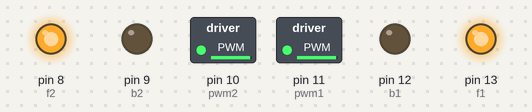
Bench run of a sketch on a simulated Arduino Uno, built with avr-gcc and run on an emulated ATmega328P. Shown: switched loads named in the sketch (green lamp = pin HIGH), output pins drawn as LEDs (lit = HIGH). What the sketch prints to the serial monitor is not drawn.

Above: at 0.1 s.
Timing chart, 0 to 1.6 s (numbered marks = the images above):
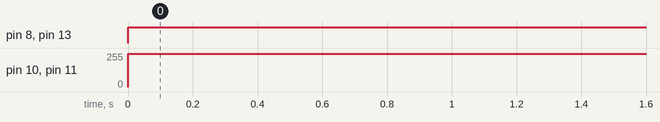

The sketch:

MazeRunner.ino
```cpp
#define f1 13
#define b1 12
#define pwm1 11
#define pwm2 10
#define b2 9
#define f2 8

#define SENSOR_1 2
#define SENSOR_2 3
#define SENSOR_3 4
#define SENSOR_4 5
#define SENSOR_5 6
//#define SENSOR_6 7


void setup() {
  // put your setup code here, to run once:
  Serial.begin (9600);
 pinMode(SENSOR_1, INPUT);
 pinMode(SENSOR_2, INPUT);
 pinMode(SENSOR_3, INPUT);
 pinMode(SENSOR_4, INPUT);
 pinMode(SENSOR_5, INPUT);
  pinMode(pwm1, OUTPUT);
  pinMode(f1, OUTPUT);
  pinMode(b1, OUTPUT);
  pinMode(b2, OUTPUT);
  pinMode(f2, OUTPUT);
  pinMode(pwm2, OUTPUT);
}

void loop() {
  // put your main code here, to run repeatedly:
forward();
}
void forward()
{
  Serial.print("MOTOR START");
  analogWrite(pwm1, 250);
  analogWrite(pwm2, 250);
  digitalWrite(f1, HIGH);
  digitalWrite(f2, HIGH);
  digitalWrite(b1, LOW);
  digitalWrite(b2, LOW);
  delay(50);
  //stop1();
}
void stop1()
{
  Serial.print("MOTOR STOP");
  analogWrite(pwm1, 0);
  analogWrite(pwm2, 0);
  digitalWrite(f1, LOW);
  digitalWrite(b1, LOW);
  digitalWrite(f2, LOW);
  digitalWrite(b2, LOW);
}
```

Measured:
- by itself, pin 8 (f2), pin 13 (f1): LOW → HIGH at 0.00 s
- by itself, pin 10 (pwm2), pin 11 (pwm1): 0/255 → 250/255 at 0.00 s
